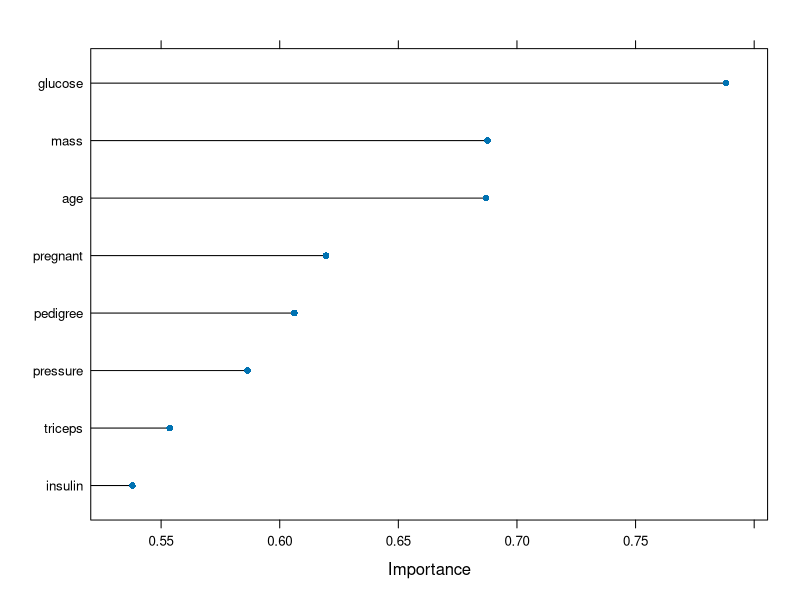
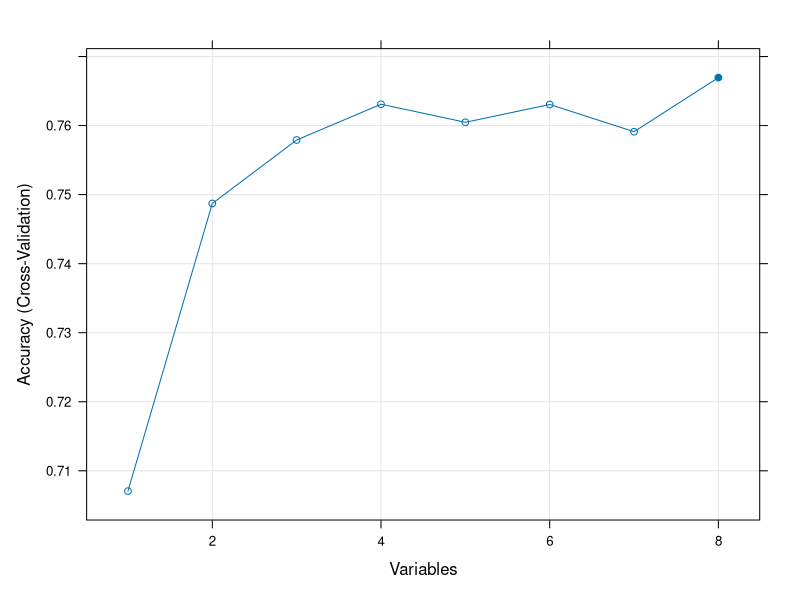

Recreate these plots in R, in order.

# ensure the results are repeatable
set.seed(7)
# load the library
library(mlbench)
library(caret)
# load the data
data(PimaIndiansDiabetes)
# calculate correlation matrix
correlationMatrix <- cor(PimaIndiansDiabetes[,1:8])
# summarize the correlation matrix
print(correlationMatrix)
# find attributes that are highly corrected (ideally >0.75)
highlyCorrelated <- findCorrelation(correlationMatrix, cutoff=0.5)

# print indexes of highly correlated attributes
print(highlyCorrelated)



set.seed(7)
# load the library
library(mlbench)
library(caret)
# load the dataset
data(PimaIndiansDiabetes)
# prepare training scheme
control <- trainControl(method="repeatedcv", number=10, repeats=3)
# train the model
model <- train(diabetes~., data=PimaIndiansDiabetes, method="lvq", preProcess="scale", trControl=control)
# estimate variable importance
importance <- varImp(model, scale=FALSE)
# summarize importance
print(importance)
# plot importance
plot(importance)


set.seed(7)
# load the library
library(mlbench)
library(caret)
# load the data
data(PimaIndiansDiabetes)


# define the control using a random forest selection function
control <- rfeControl(functions=rfFuncs, method="cv", number=10)

# run the RFE algorithm. 
#rfe: A simple backwards selection, a.k.a. recursive feature selection (RFE), algorithm
results <- rfe(PimaIndiansDiabetes[,1:8], PimaIndiansDiabetes[,9], sizes=c(1:8), rfeControl=control)
# summarize the results
print(results)
# list the chosen features
predictors(results)
# plot the results
plot(results, type=c("g", "o"))
